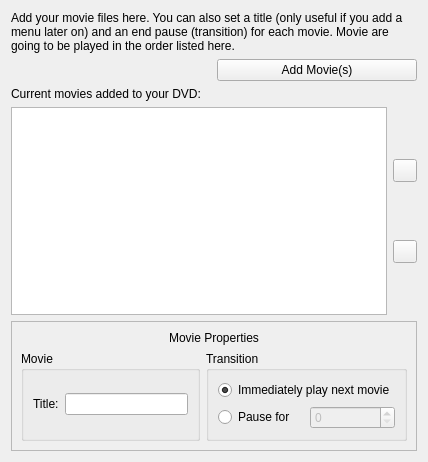
<ui version="4.0" >
 <class>PagePlaylist</class>
 <widget class="QWidget" name="PagePlaylist" >
  <property name="geometry" >
   <rect>
    <x>0</x>
    <y>0</y>
    <width>428</width>
    <height>462</height>
   </rect>
  </property>
  <property name="windowTitle" >
   <string>Form</string>
  </property>
  <layout class="QVBoxLayout" name="verticalLayout_4" >
   <item>
    <widget class="QLabel" name="description" >
     <property name="text" >
      <string>Add your movie files here. You can also set a title (only useful if you add a menu later on) and an end pause (transition) for each movie. Movie are going to be played in the order listed here.</string>
     </property>
     <property name="wordWrap" >
      <bool>true</bool>
     </property>
    </widget>
   </item>
   <item>
    <layout class="QHBoxLayout" name="horizontalLayout_2" >
     <item>
      <widget class="KUrlRequester" name="fileselector" />
     </item>
     <item>
      <widget class="KPushButton" name="addmovie_button" >
       <property name="text" >
        <string>Add Movie(s)</string>
       </property>
      </widget>
     </item>
    </layout>
   </item>
   <item>
    <widget class="QLabel" name="fileselector_label" >
     <property name="text" >
      <string>Current movies added to your DVD:</string>
     </property>
    </widget>
   </item>
   <item>
    <layout class="QHBoxLayout" name="horizontalLayout_3" >
     <item>
      <widget class="KListWidget" name="movielist" />
     </item>
     <item>
      <layout class="QVBoxLayout" name="verticalLayout_3" >
       <item>
        <widget class="KAnimatedButton" name="up_button" />
       </item>
       <item>
        <widget class="KAnimatedButton" name="down_button" />
       </item>
      </layout>
     </item>
    </layout>
   </item>
   <item>
    <widget class="QFrame" name="frame" >
     <property name="frameShape" >
      <enum>QFrame::StyledPanel</enum>
     </property>
     <property name="frameShadow" >
      <enum>QFrame::Raised</enum>
     </property>
     <layout class="QGridLayout" name="gridLayout_2" >
      <item row="0" column="0" colspan="2" >
       <widget class="QLabel" name="label_3" >
        <property name="text" >
         <string>Movie Properties</string>
        </property>
        <property name="alignment" >
         <set>Qt::AlignCenter</set>
        </property>
       </widget>
      </item>
      <item row="1" column="1" >
       <widget class="QGroupBox" name="endpause_prop" >
        <property name="title" >
         <string>Transition</string>
        </property>
        <layout class="QVBoxLayout" name="verticalLayout_2" >
         <item>
          <layout class="QGridLayout" name="gridLayout" >
           <item row="0" column="0" colspan="2" >
            <widget class="QRadioButton" name="no_endpause" >
             <property name="text" >
              <string>Immediately play next movie</string>
             </property>
             <property name="checked" >
              <bool>true</bool>
             </property>
            </widget>
           </item>
           <item row="1" column="0" >
            <widget class="QRadioButton" name="yes_endpause" >
             <property name="text" >
              <string>Pause for</string>
             </property>
            </widget>
           </item>
           <item row="1" column="1" >
            <widget class="QSpinBox" name="value_endpause" >
             <property name="enabled" >
              <bool>false</bool>
             </property>
            </widget>
           </item>
          </layout>
         </item>
        </layout>
       </widget>
      </item>
      <item row="1" column="0" >
       <widget class="QGroupBox" name="movie_prop" >
        <property name="title" >
         <string>Movie</string>
        </property>
        <layout class="QVBoxLayout" name="verticalLayout" >
         <item>
          <layout class="QHBoxLayout" name="horizontalLayout" >
           <item>
            <widget class="QLabel" name="title" >
             <property name="text" >
              <string>Title:</string>
             </property>
            </widget>
           </item>
           <item>
            <widget class="QLineEdit" name="movietitle" />
           </item>
          </layout>
         </item>
        </layout>
        <zorder>movietitle</zorder>
        <zorder>title</zorder>
        <zorder>frame</zorder>
        <zorder></zorder>
       </widget>
      </item>
     </layout>
     <zorder>movie_prop</zorder>
     <zorder></zorder>
     <zorder>movietitle</zorder>
     <zorder>title</zorder>
     <zorder>endpause_prop</zorder>
     <zorder>label_3</zorder>
    </widget>
   </item>
  </layout>
  <zorder>description</zorder>
  <zorder>fileselector</zorder>
  <zorder>fileselector_label</zorder>
  <zorder>keditlistbox</zorder>
  <zorder>klistwidget</zorder>
  <zorder>kactionselector</zorder>
  <zorder>k3listview</zorder>
  <zorder>k3iconview</zorder>
  <zorder>tableWidget</zorder>
  <zorder>columnView</zorder>
  <zorder>treeView</zorder>
  <zorder>kdatetable</zorder>
  <zorder>kdoublenuminput</zorder>
  <zorder>kintspinbox</zorder>
  <zorder>krestrictedline</zorder>
  <zorder>ktreewidgetsearchline</zorder>
  <zorder>ktabwidget</zorder>
  <zorder>keditlistbox</zorder>
  <zorder>ksqueezedtextlabel</zorder>
  <zorder>kruler</zorder>
  <zorder>columnView</zorder>
  <zorder>tableWidget</zorder>
  <zorder>frame</zorder>
  <zorder>frame_2</zorder>
  <zorder>klistwidget</zorder>
  <zorder>fielist</zorder>
  <zorder>mdiArea</zorder>
  <zorder>dockWidget</zorder>
  <zorder>widget</zorder>
  <zorder>stackedWidget</zorder>
  <zorder>tabWidget</zorder>
  <zorder>scrollArea</zorder>
  <zorder>treeWidget</zorder>
  <zorder>listWidget_2</zorder>
  <zorder>textBrowser</zorder>
  <zorder>ktextbrowser</zorder>
  <zorder>kfontchooser</zorder>
  <zorder>kfontrequester</zorder>
  <zorder>kintspinbox</zorder>
  <zorder>toolButton</zorder>
  <zorder>horizontalSlider</zorder>
  <zorder>textEdit</zorder>
  <zorder>dial</zorder>
  <zorder>fontComboBox</zorder>
  <zorder>label_2</zorder>
  <zorder>kpushbutton</zorder>
  <zorder>kbuttongroup</zorder>
  <zorder>ktabwidget</zorder>
  <zorder>klistwidget</zorder>
  <zorder>keditlistbox</zorder>
  <zorder>up_button</zorder>
  <zorder>down_button</zorder>
  <zorder>scrollArea</zorder>
  <zorder>listView</zorder>
  <zorder>graphicsView</zorder>
  <zorder>keditlistbox</zorder>
  <zorder>frame</zorder>
  <zorder>kpushbutton</zorder>
  <zorder>kpushbutton_2</zorder>
  <zorder>label_3</zorder>
 </widget>
 <customwidgets>
  <customwidget>
   <class>KAnimatedButton</class>
   <extends>QToolButton</extends>
   <header>kanimatedbutton.h</header>
  </customwidget>
  <customwidget>
   <class>KListWidget</class>
   <extends>QListWidget</extends>
   <header>klistwidget.h</header>
  </customwidget>
  <customwidget>
   <class>KPushButton</class>
   <extends>QPushButton</extends>
   <header>kpushbutton.h</header>
  </customwidget>
  <customwidget>
   <class>KUrlRequester</class>
   <extends>QFrame</extends>
   <header>kurlrequester.h</header>
  </customwidget>
 </customwidgets>
 <resources/>
 <connections>
  <connection>
   <sender>yes_endpause</sender>
   <signal>toggled(bool)</signal>
   <receiver>value_endpause</receiver>
   <slot>setEnabled(bool)</slot>
   <hints>
    <hint type="sourcelabel" >
     <x>275</x>
     <y>428</y>
    </hint>
    <hint type="destinationlabel" >
     <x>337</x>
     <y>423</y>
    </hint>
   </hints>
  </connection>
 </connections>
</ui>
